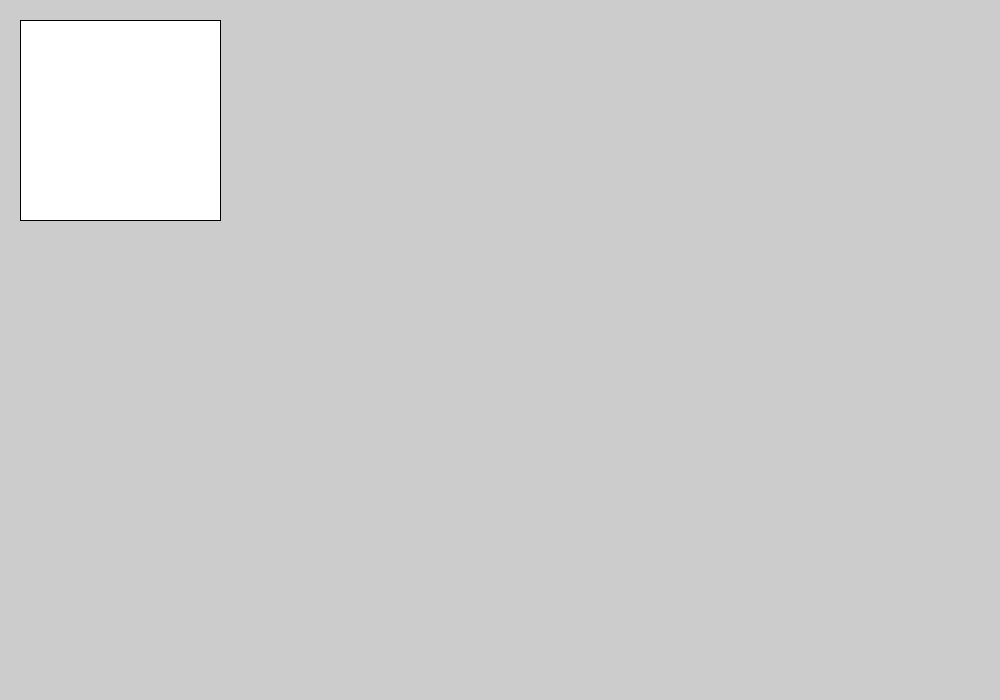
Frame 1 (no input)
Frame 60 (the mouse pressed at the canvas centre just before this capture): identical to frame 1, image omitted
Frame 120 (the mouse held since frame 60 and released just before this capture): identical to frame 1, image omitted

The Processing sketch that drew this single still picture (run headless with seeded random() and noise(); from frame 60 on, the mouse is pressed at the canvas centre):

// Processing sketch: Black_Jack
// ── Black_Jack.pde
int[]PlayersScores = {0, 0};
int value = 0;

void setup() {
  size(1000, 700);
  Button Button1 = new Button(20, 20, 200, 200);
  Button1.draw();
}

class Player {

  void Hit() {

  }

  void Stand() {
  }
}

class CPU {
}

void GiveCards() {
}


// ── ButtonClicker.pde
int presses = 0;

class Button {
  float x;
  float y;
  float Height;
  float thickness;

  Button(float x, float y, float Height, float thickness) {
    this.x = x;
    this.y = y;
    this.Height = Height;
    this.thickness = thickness;
  }

  void draw() {
    rect(x, y, Height, thickness);
  }
}

void draw() {
}

void mouseClicked() {
  println(presses);
  presses = presses + 1;
}
